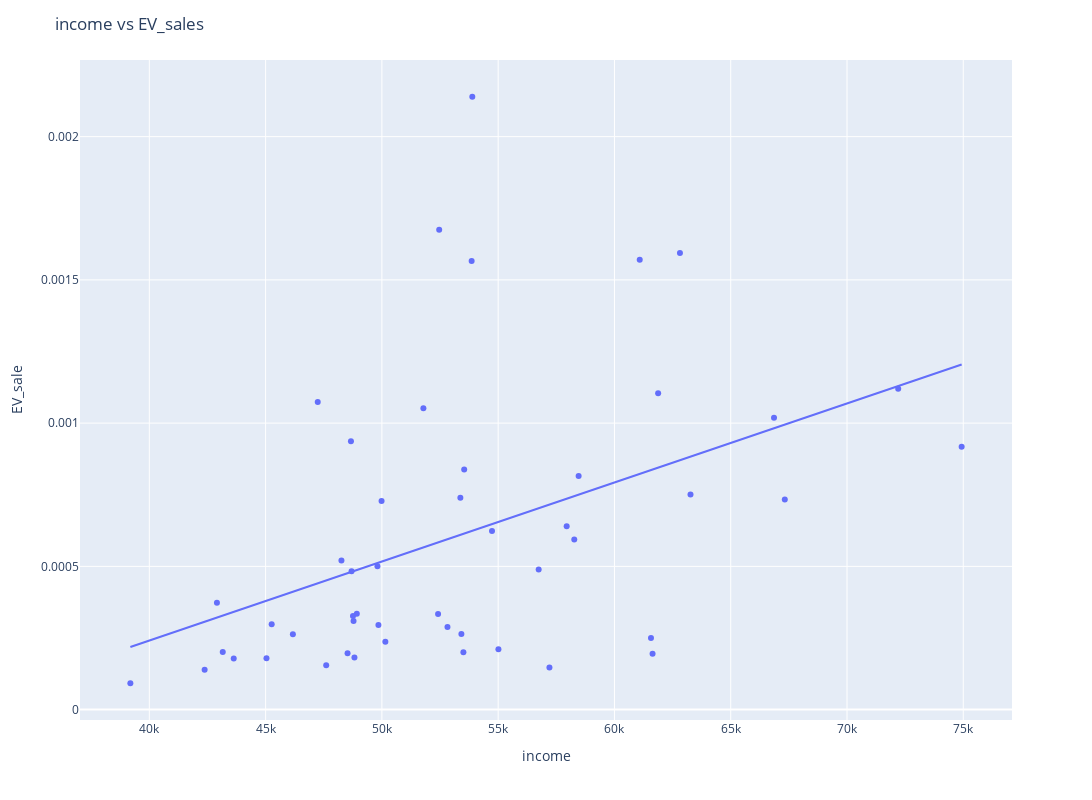

The cell this chart's notebook holds for it:
### Markdown cell above
# Income

### Code cell
fig = px.scatter(new, x=new['income'], y=new['EV_sale'],trendline='ols')
fig.layout.update(
    width=1700,
    height=800,
    title_text = 'income vs EV_sales')
fig.show()
